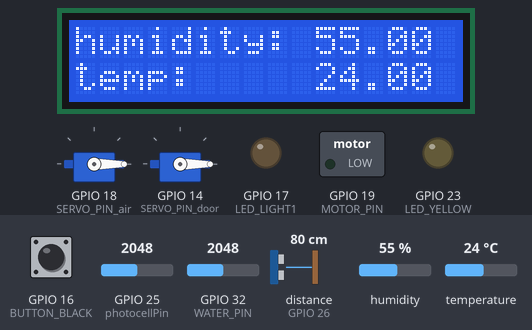
This sketch was run on a simulated ESP32. Parts: 2 × servo, 16×2 character LCD, switched loads named in the sketch (green lamp = pin HIGH), output pins drawn as LEDs (lit = HIGH). Wiring (inferred from the names in the program): ultrasonic range finder: trigger GPIO 27; echo GPIO 26. The inputs (shaded band) are chosen by the test bench; at power-on: GPIO 32 (WATER_PIN) = 2048, distance to the obstacle (sensor on GPIO 26) 80 cm, GPIO 25 (photocellPin) = 2048, GPIO 16 (BUTTON_BLACK) HIGH, humidity 55 %, temperature 24 °C. The echo pulse lasts 58.3 µs per cm; pins used as bus, display or sensor lines are not drawn; what the sketch prints to the serial monitor is not drawn.

Above: at 1.5 s.
1.6 s: GPIO 32 (WATER_PIN) set to 109
3.4 s: GPIO 32 (WATER_PIN) set to 93
At 5.2 s:
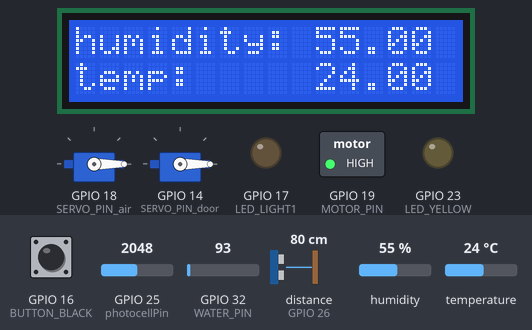
7.0 s: distance to the obstacle (sensor on GPIO 26) set to 33 cm
9.0 s: distance to the obstacle (sensor on GPIO 26) set to 27 cm
At 11.9 s:
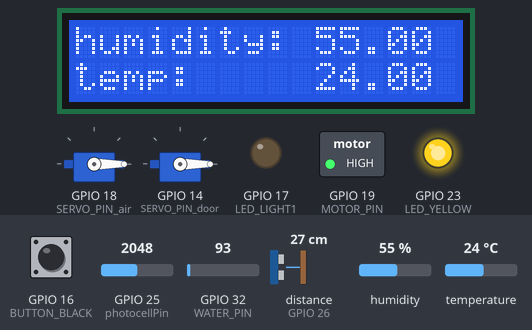
12.6 s: GPIO 25 (photocellPin) set to 1033
14.6 s: GPIO 25 (photocellPin) set to 927
At 17.5 s:
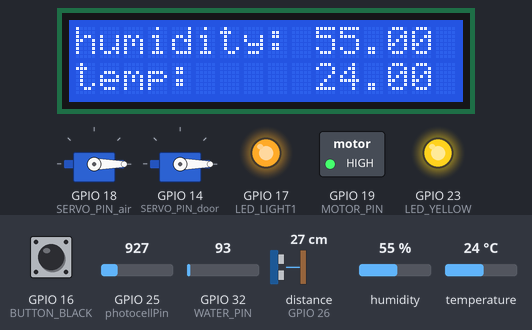
Timing chart, 0 to 19.3 s (numbered marks = the images above; inputs shaded):
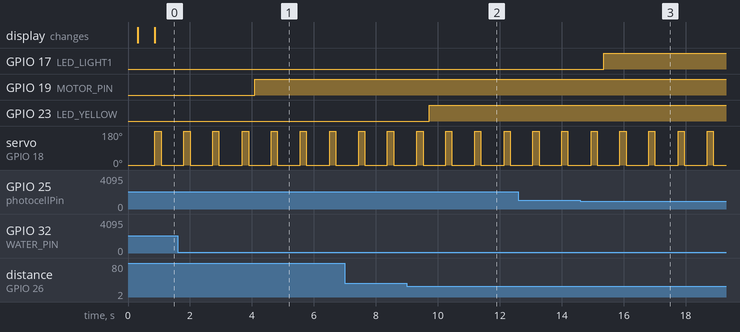

Measured:
- the behaviour switches between 100 and 99 on GPIO 32 (WATER_PIN) (found by bisection; images 0 and 1)
- the behaviour switches between 31 and 30 cm on distance to the obstacle (sensor on GPIO 26) (found by bisection; images 1 and 2)
- the behaviour switches between 1001 and 1000 on GPIO 25 (photocellPin) (found by bisection; images 2 and 3)
- after the input at 3.4 s, GPIO 19 (MOTOR_PIN): LOW → HIGH after 0.70 s
- after the input at 9.0 s, GPIO 23 (LED_YELLOW): LOW → HIGH after 0.73 s
- after the input at 14.6 s, GPIO 17 (LED_LIGHT1): LOW → HIGH after 0.75 s
- by itself, servo on GPIO 18 (SERVO_PIN_air): alternates 180° for 0.20 s and 0° for 0.73 s

The sketch:

greenHouse.ino
```cpp
#include <LiquidCrystal_I2C.h>

#include <ESP32Servo.h>
#include <analogWrite.h>
#include <ESP32Tone.h>
#include <ESP32PWM.h>

#include <DHT.h>
#include <DHT_U.h>

//light
#define LED_YELLOW 23
#define LED_LIGHT1 17
//#define LED_LIGHT2

//BUTTON
#define BUTTON_BLACK 16

//photocell
#define photocellPin 25
int photocellReading;

//SS HC SR04 (Speaker)
const int TRIGGER_PIN = 27;
const int ECHO_PIN = 26;
//define speed of sound in air in cm/us
#define SPEED_OF_SOUND 0.034

//servo moter
int SERVO_PIN_air = 18;
int SERVO_PIN_door = 14;
Servo airServo;
Servo doorServo;

//monitor
LiquidCrystal_I2C LCD(0x27, 16, 2);

//humidity & temperature
#define DHTTYPE DHT11
static const int DHT_PIN = 33;
DHT dht(DHT_PIN, DHTTYPE);

//water sensor
int WATER_PIN = 32;

//motor
const int MOTOR_PIN = 19;

void setup() {
  Serial.begin(115200);
  //setup LED
  pinMode(LED_YELLOW, OUTPUT);
  pinMode(LED_LIGHT1, OUTPUT);
  //pinMode(LED_LIGHT2, OUTPUT);
  //water sensor
  pinMode(WATER_PIN, INPUT);

  //dht
  dht.begin();

  //Speaker
  pinMode(TRIGGER_PIN, OUTPUT);
  pinMode(ECHO_PIN, INPUT);

  //servo
  airServo.attach(SERVO_PIN_air);
  doorServo.attach(SERVO_PIN_door);
  airServo.write(0);
  doorServo.write(0);

  //setup button
  pinMode(BUTTON_BLACK, INPUT_PULLUP);

  //monitor
  LCD.init();
  delay(250);
  LCD.backlight();

  //photocell
  pinMode(photocellPin, INPUT);

  //motor
  pinMode(MOTOR_PIN, OUTPUT);
}

void loop() {
  // put your main code here, to run repeatedly:
  turnOnLED();
  waterMeter();
  showMonitor();
  airFlow();
  if(digitalRead(BUTTON_BLACK) == 0){
    openDoor();
  }

}

bool lightMeter(){
  int bright = 1000;
  photocellReading = analogRead(photocellPin);

  //Serial.print("light");
  //Serial.println(photocellReading);

  if(photocellReading > bright){   //if bright

    return (false);
  }
  else{     //if dark
    return (true);
  }
}

void openDoor(){
  doorServo.write(90);
  delay(1000);
  doorServo.write(0);
  delay(1000);
}

void turnOnLED(){
  //light
  if(lightMeter()){
    digitalWrite(LED_LIGHT1, HIGH);
    //digitalWrite(LED_LIGHT2, HIGH);
  }
  else{
    digitalWrite(LED_LIGHT1, LOW);
    //digitalWrite(LED_LIGHT2, LOW);
  }
  //detect and turn on A WARNING LIGHT
  if(detectWildAnimals()){
    digitalWrite(LED_YELLOW, HIGH);
  }
  else{
    digitalWrite(LED_YELLOW, LOW);
  }
}

//SS HC SR04 (Speaker)
bool detectWildAnimals(){
  //reset trigger pin
  digitalWrite(TRIGGER_PIN, LOW);
  delayMicroseconds(2);

  //send pulse by setting trigger pin on HIGH state for 10 microseconds
  digitalWrite(TRIGGER_PIN, HIGH);
  delayMicroseconds(10);
  digitalWrite(TRIGGER_PIN, LOW);

  //read echo pin to get soundwave travel time, also in us
  long duration = pulseIn(ECHO_PIN, HIGH);

  //calculate and return the distance in cm
  long distance = duration * SPEED_OF_SOUND / 2;

  //Serial.println(distance);
  if(distance < 30){
    return (true);  //turn on warning light
  }
  else{
    return (false);
  }
}

void airFlow(){
  airServo.write(180);
  delay(200);
  airServo.write(0);
  delay(200);
}

void waterMeter(){
  int water = 100;
  int waterReading = analogRead(WATER_PIN);
  Serial.println(waterReading);
  if(waterReading < 100){
    //pump running
    digitalWrite(MOTOR_PIN, HIGH);
    delay(500);
  }
  else{
    digitalWrite(MOTOR_PIN, LOW);
    delay(500);
  }
}

//humidity & temp
static bool measure_env(float *temp, float *humidity){
  float h = dht.readHumidity();
  float t = dht.readTemperature();

  if(isnan(h) || isnan(t)){
    Serial.print("no env");
    return (false);
  }
  else{
    //Serial.println(t);
    //Serial.println(h);
    *temp = t;
    *humidity = h;
    return (true);
  }
}

void showMonitor(){   //show humidity and temperature
  float temperature;
  float humidity;

  if (measure_env(&temperature, &humidity)){
    LCD.setCursor(0, 0);
    LCD.print("humidity: ");
    LCD.setCursor(10, 0);
    LCD.print(humidity);
    LCD.setCursor(0, 1);
    LCD.print("temp: ");
    LCD.setCursor(10, 1);
    LCD.print(temperature);
  }
  else{
    LCD.setCursor(0, 0);
    LCD.print("no~~~~~~~~");
  }

}
```
